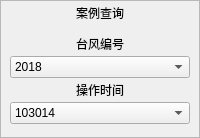
             <widget class="QFrame" name="frame_4">
              <property name="sizePolicy">
               <sizepolicy hsizetype="Preferred" vsizetype="Preferred">
                <horstretch>1</horstretch>
                <verstretch>0</verstretch>
               </sizepolicy>
              </property>
              <property name="frameShape">
               <enum>QFrame::StyledPanel</enum>
              </property>
              <property name="frameShadow">
               <enum>QFrame::Raised</enum>
              </property>
              <layout class="QVBoxLayout" name="verticalLayout_13">
               <property name="spacing">
                <number>3</number>
               </property>
               <property name="sizeConstraint">
                <enum>QLayout::SetMinimumSize</enum>
               </property>
               <property name="leftMargin">
                <number>3</number>
               </property>
               <property name="topMargin">
                <number>3</number>
               </property>
               <property name="rightMargin">
                <number>3</number>
               </property>
               <property name="bottomMargin">
                <number>3</number>
               </property>
               <item>
                <layout class="QVBoxLayout" name="verticalLayout_12" stretch="1,3,3">
                 <property name="spacing">
                  <number>3</number>
                 </property>
                 <property name="sizeConstraint">
                  <enum>QLayout::SetMinimumSize</enum>
                 </property>
                 <property name="leftMargin">
                  <number>6</number>
                 </property>
                 <property name="topMargin">
                  <number>0</number>
                 </property>
                 <property name="rightMargin">
                  <number>6</number>
                 </property>
                 <property name="bottomMargin">
                  <number>10</number>
                 </property>
                 <item>
                  <widget class="QLabel" name="label_4">
                   <property name="styleSheet">
                    <string notr="true">font: 75 12pt &quot;微软雅黑&quot;;</string>
                   </property>
                   <property name="text">
                    <string>案例查询</string>
                   </property>
                   <property name="alignment">
                    <set>Qt::AlignCenter</set>
                   </property>
                  </widget>
                 </item>
                 <item>
                  <layout class="QVBoxLayout" name="verticalLayout_25">
                   <property name="topMargin">
                    <number>10</number>
                   </property>
                   <item>
                    <widget class="QLabel" name="label_9">
                     <property name="styleSheet">
                      <string notr="true">font: 10pt &quot;微软雅黑&quot;;</string>
                     </property>
                     <property name="text">
                      <string>台风编号</string>
                     </property>
                     <property name="alignment">
                      <set>Qt::AlignCenter</set>
                     </property>
                    </widget>
                   </item>
                   <item>
                    <widget class="QComboBox" name="comboBox_3">
                     <property name="sizePolicy">
                      <sizepolicy hsizetype="Preferred" vsizetype="Fixed">
                       <horstretch>2</horstretch>
                       <verstretch>1</verstretch>
                      </sizepolicy>
                     </property>
                     <property name="styleSheet">
                      <string notr="true">font: 10pt &quot;微软雅黑&quot;;</string>
                     </property>
                     <item>
                      <property name="text">
                       <string>2018</string>
                      </property>
                     </item>
                     <item>
                      <property name="text">
                       <string>2017</string>
                      </property>
                     </item>
                    </widget>
                   </item>
                  </layout>
                 </item>
                 <item>
                  <layout class="QVBoxLayout" name="verticalLayout_26">
                   <item>
                    <widget class="QLabel" name="label_10">
                     <property name="styleSheet">
                      <string notr="true">font: 10pt &quot;微软雅黑&quot;;</string>
                     </property>
                     <property name="text">
                      <string>操作时间</string>
                     </property>
                     <property name="alignment">
                      <set>Qt::AlignCenter</set>
                     </property>
                    </widget>
                   </item>
                   <item>
                    <widget class="QComboBox" name="comboBox_4">
                     <property name="sizePolicy">
                      <sizepolicy hsizetype="Preferred" vsizetype="Fixed">
                       <horstretch>2</horstretch>
                       <verstretch>1</verstretch>
                      </sizepolicy>
                     </property>
                     <property name="styleSheet">
                      <string notr="true">font: 10pt &quot;微软雅黑&quot;;</string>
                     </property>
                     <item>
                      <property name="text">
                       <string>103014</string>
                      </property>
                     </item>
                     <item>
                      <property name="text">
                       <string>103015</string>
                      </property>
                     </item>
                    </widget>
                   </item>
                  </layout>
                 </item>
                </layout>
               </item>
              </layout>
             </widget>
